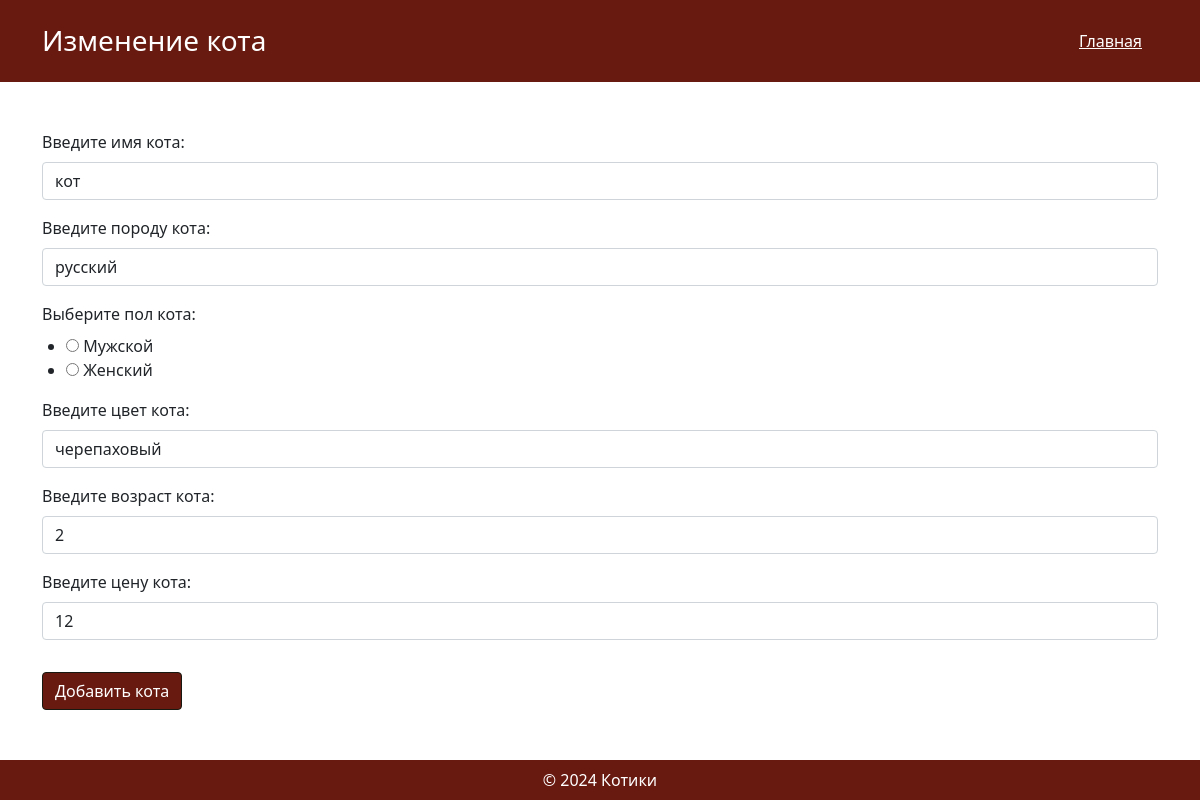
Screenshot of /edit_chosen_cat/5 (signed in) with the database file from the repository.
### CatModels.py (models this page shows)
class Cats(db.Model):
    __tablename__ = 'cats'
    id = db.Column(db.Integer, primary_key=True, autoincrement=True)
    name = db.Column(db.String(80), nullable=False)
    breed = db.Column(db.String(80), nullable=False)
    gender = db.Column(db.String(80), nullable=False)
    color = db.Column(db.String(80), nullable=False)
    age = db.Column(db.Integer, nullable=False)
    cats_position = db.relationship('CatsPosition', backref='cats', cascade='all, delete-orphan', lazy='dynamic')

class CatsPosition(db.Model):
    __tablename__ = 'catsPosition'
    id = db.Column(db.Integer, primary_key=True, autoincrement=True)
    date = db.Column(db.Date, nullable=False)
    cost = db.Column(db.Integer, nullable=False)
    cats_id = db.Column(db.Integer, db.ForeignKey('cats.id'), nullable=False)

### main.py (the view)
@app.route('/edit_chosen_cat/<int:id_cat>', methods=['GET', 'POST'])
@login_required
def cat_edit(id_cat):
    form = CatAdd()
    if request.method == 'GET':
        if get_user_role() != 'admin':
            return redirect('/')
        cat = get_one_cat(id_cat)
        cat_pos = get_one_cat_position(id_cat)
        if cat == 404 or cat_pos == 404:
            abort(404)
        return render_template('catAddPage.html', form=form, cat=cat, cat_pos=cat_pos, title='Изменение кота')
    elif request.method == 'POST':
        if form.validate_on_submit():
            update_cat_and_pos(id_cat, form.data['name'], form.data['breed'], form.data['gender'],
                               form.data['color'], form.data['age'], datetime.today(), form.data['cost'])
            add_log('edit cat or position', datetime.today(), get_user_role())
            return redirect('/')

### forms.py
class CatAdd(FlaskForm):
    name = StringField('Введите имя кота:', validators=[DataRequired()])
    breed = StringField('Введите породу кота:', validators=[DataRequired()])
    gender = RadioField('Выберите пол кота:', choices=[('м', 'Мужской'), ('ж', 'Женский')], validators=[DataRequired()])
    color = StringField('Введите цвет кота:', validators=[DataRequired()])
    age = IntegerField('Введите возраст кота:', validators=[DataRequired(), NumberRange(0, 30)])
    cost = IntegerField('Введите цену кота:', validators=[DataRequired(), NumberRange(1, 100000)])

### CatModels.py (called while the page is built)
def get_one_cat(id):
    try:
        cat = Cats.query.filter_by(id=id).all()[0]
    except IndexError:
        cat = 404
    return cat

def get_one_cat_position(id):
    try:
        cat = CatsPosition.query.filter_by(cats_id=id).all()[0]
    except IndexError:
        cat = 404
    return cat

### UserModels.py (called while the page is built)
def get_user(id):
    user = UserModel.query.filter_by(id=id).all()
    if len(user) == 0:
        return None
    return User(user_id=user[0].id, email=user[0].email, name=user[0].name, password=user[0].password, role=user[0].role)

### main.py (called while the page is built)
@login_manager.user_loader
def load_user(user_id):
    return get_user(user_id)

def get_user_role():
    return current_user._get_current_object().role

### templates/catAddPage.html (shortened to what this page needs)
<!DOCTYPE html>
<html lang="ru">
<head>
    <link rel="stylesheet" href="/static/css/style.css">
    <link href="https://cdn.jsdelivr.net/npm/bootstrap@5.1.3/dist/css/bootstrap.min.css" rel="stylesheet">
    <link href="https://cdnjs.cloudflare.com/ajax/libs/font-awesome/6.0.0-beta3/css/all.min.css" rel="stylesheet">
</head>
<body>
<header class="text-white p-4">
    <div class="container">
        <div class="d-flex justify-content-between align-items-center flex-column flex-lg-row">
            <h1 class="h3 mb-3 mb-lg-0">{{title}}</h1>
            <nav class="d-flex flex-column flex-lg-row align-items-center">
            <a href="/" class="text-white mb-2 mb-lg-0 me-0 me-lg-3">Главная</a>
            </nav>
        </div>
    </div>
</header>
<main class="py-5">
    <div class="container">
        <form method="POST">
            <div class="mb-3">
                {{ form.name.label(class_='form-label') }}
                {{ form.name(class_='form-control', value=cat.name) }}
            </div>
            <div class="mb-3">
                {{ form.breed.label(class_='form-label') }}
                {{ form.breed(class_='form-control', value=cat.breed) }}
            </div>
            <div class="mb-3">
                {{ form.gender.label(class_='form-label') }}
                {{ form.gender(class_='form-check',type_='radio', value=cat.gender) }}
            </div>
            <div class="mb-3">
                {{ form.color.label(class_='form-label') }}
                {{ form.color(class_='form-control', value=cat.color) }}
            </div>
            <div class="mb-3">
                {{ form.age.label(class_='form-label') }}
                {{ form.age(class_='form-control', value=cat.age) }}
            </div>
            <div class="mb-3">
                {{ form.cost.label(class_='form-label') }}
                {{ form.cost(class_='form-control', value=cat_pos.cost) }}
            </div>
            <input type="submit" class="btn btn-primary" value="Добавить кота">
        </form>
    </div>
</main>
<footer class="text-white p-2 text-center">
    &copy; 2024 Котики
</footer>
</body>
</html>

### static/css/style.css (style rules this page uses)
body { margin: 0; font-family: Arial, sans-serif; height: 100%; display: flex; flex-direction: column; min-height: 100vh; }
main { flex: 1; }
header, footer { background-color: #681a11; color: white; }
footer { margin-top: auto; }
.btn.btn-primary { margin-top: 1rem; background-color: #681a11; border-color: #181a11; }

### rows the page displays
Cats: name "кот", breed "русский", gender "☐ Мужской ☐ Женский", color "черепаховый", age "2"
CatsPosition: cost "12"

### other values shown
{{ title }} "Изменение кота"
